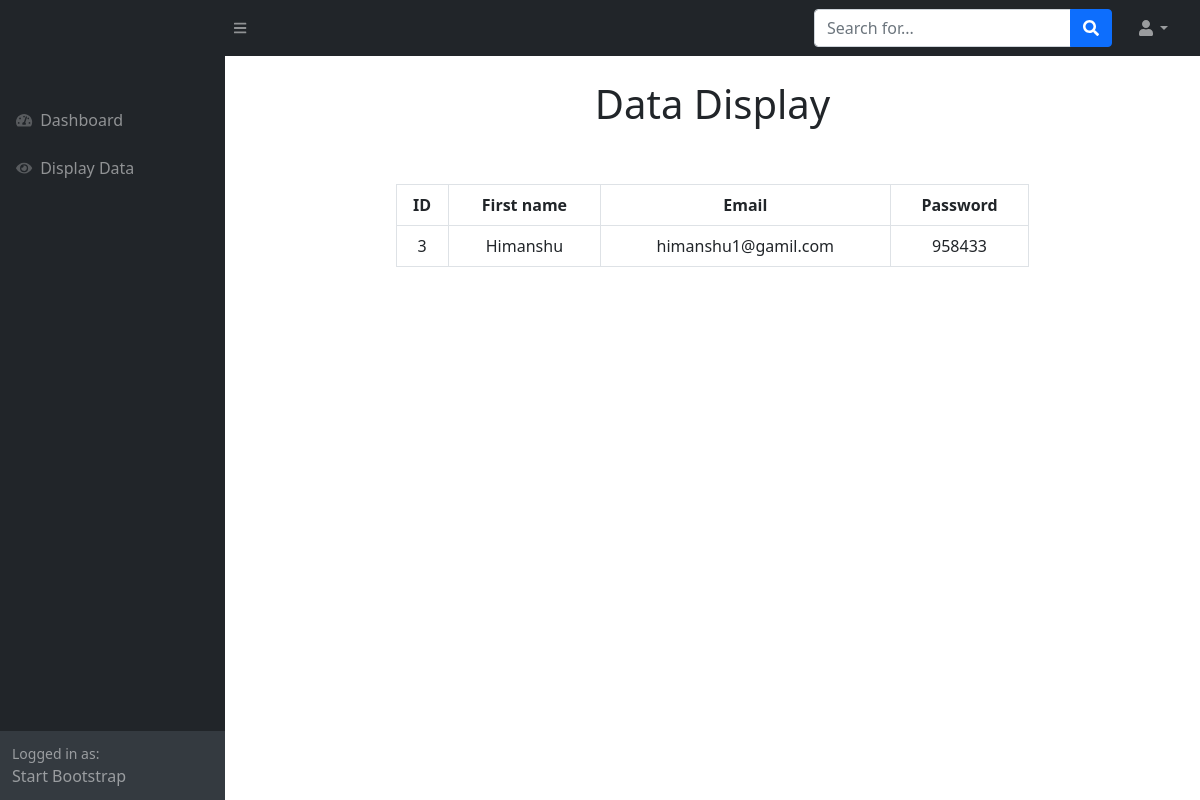
Page /view.php?you=3 on the committed database.
### tables this page shows
CREATE TABLE `user1` (
  `id` int(11) NOT NULL,
  `f_name` varchar(50) NOT NULL,
  `l_name` varchar(50) NOT NULL,
  `email` varchar(50) NOT NULL,
  `password` varchar(50) NOT NULL,
  `token` varchar(100) NOT NULL
);

### view.php (the view, shortened to what this page needs)
<!DOCTYPE html>
<html lang="en">
    <head>
        <link href="https://cdn.jsdelivr.net/npm/simple-datatables@latest/dist/style.css" rel="stylesheet" />
        <link href="css/styles.css" rel="stylesheet" />
    </head>
    <body class="sb-nav-fixed">
        <nav class="sb-topnav navbar navbar-expand navbar-dark bg-dark">
            <a class="navbar-brand ps-3" href="index.html"> <h3 class="text-capitalize fst-italic"><?php echo $_SESSION['f_name'] ?>&nbsp;</h3></a>
            <button class="btn btn-link btn-sm order-1 order-lg-0 me-4 me-lg-0 openbtn"  onclick="openNav()" id="sidebarToggle" href="#!"><i class="fas fa-bars"></i></button>
            <form class="d-none d-md-inline-block form-inline ms-auto me-0 me-md-3 my-2 my-md-0">
                <div class="input-group">
                    <input class="form-control" type="text" placeholder="Search for..." aria-label="Search for..." aria-describedby="btnNavbarSearch" />
                    <button class="btn btn-primary" id="btnNavbarSearch" type="button"><i class="fas fa-search"></i></button>
                </div>
            </form>
            <ul class="navbar-nav ms-auto ms-md-0 me-3 me-lg-4">
                <li class="nav-item dropdown">
                    <a class="nav-link dropdown-toggle" id="navbarDropdown" href="#" role="button" data-bs-toggle="dropdown" aria-expanded="false"><i class="fas fa-user fa-fw"></i></a>
                </li>
            </ul>
        </nav>
        <div id="layoutSidenav">
            <div id="layoutSidenav_nav">
                <nav class="sb-sidenav accordion sb-sidenav-dark" id="sidenavAccordion">
                    <div class="sb-sidenav-menu">
                        <div class="nav">
                            <div class="sb-sidenav-menu-heading"></div>
                            <a class="nav-link" href="dashboard.php">
                                <div class="sb-nav-link-icon"><i class="fas fa-tachometer-alt"></i></div>
                                Dashboard
                            </a>
                            <a class="nav-link" href="display.php">
                                <div class="sb-nav-link-icon"><i class="fa fa-eye"></i></div>
                                Display Data
                            </a>
                            <a href="register.php" class="nav-link collapsed"  data-bs-toggle="collapse" data-bs-target="#collapsePages" aria-expanded="false" aria-controls="collapsePages">
                            </a>
                        </div>
                    </div>
                    <div class="sb-sidenav-footer">
                        <div class="small">Logged in as:</div>
                        Start Bootstrap
                    </div>
                </nav>
            </div>
             <div id="layoutSidenav_content">
                <main>
                    <div class="container-fluid">
                        <center>
                             <h1 class="mt-4">Data Display</h1>
                             <br><br>
                        </center>
                           <center>
                            <div class="col-md-8">
                                <table class="table table-bordered">
                                        <tr class="text-center">
                                            <th>ID</th>
                                            <th>First name</th>
                                            <th>Email</th>
                                            <th>Password</th>
                                        </tr>
                                             <?php
                                            include "condb.php";
                                            $id = $_GET['you'];
                                            $a = "select * from user1 where id = $id";
                                            $b = mysqli_query($con,$a);
                                            $c = mysqli_fetch_array($b);
                                            ?>
                                                <tr class="text-center">
                                                    <td><?php echo $c['id'] ?></td>
                                                    <td><?php echo $c['f_name'] ?></td>
                                                    <td><?php echo $c['email'] ?></td>
                                                    <td><?php echo $c['password'] ?></td>
                                                </tr>
                                </table>
                            </center>
                        </div>
                    </div>
                </div>
    </body>
</html>

### rows in the picture
user1: id "3", f_name "Himanshu", email "himanshu1@gamil.com", password "958433"
